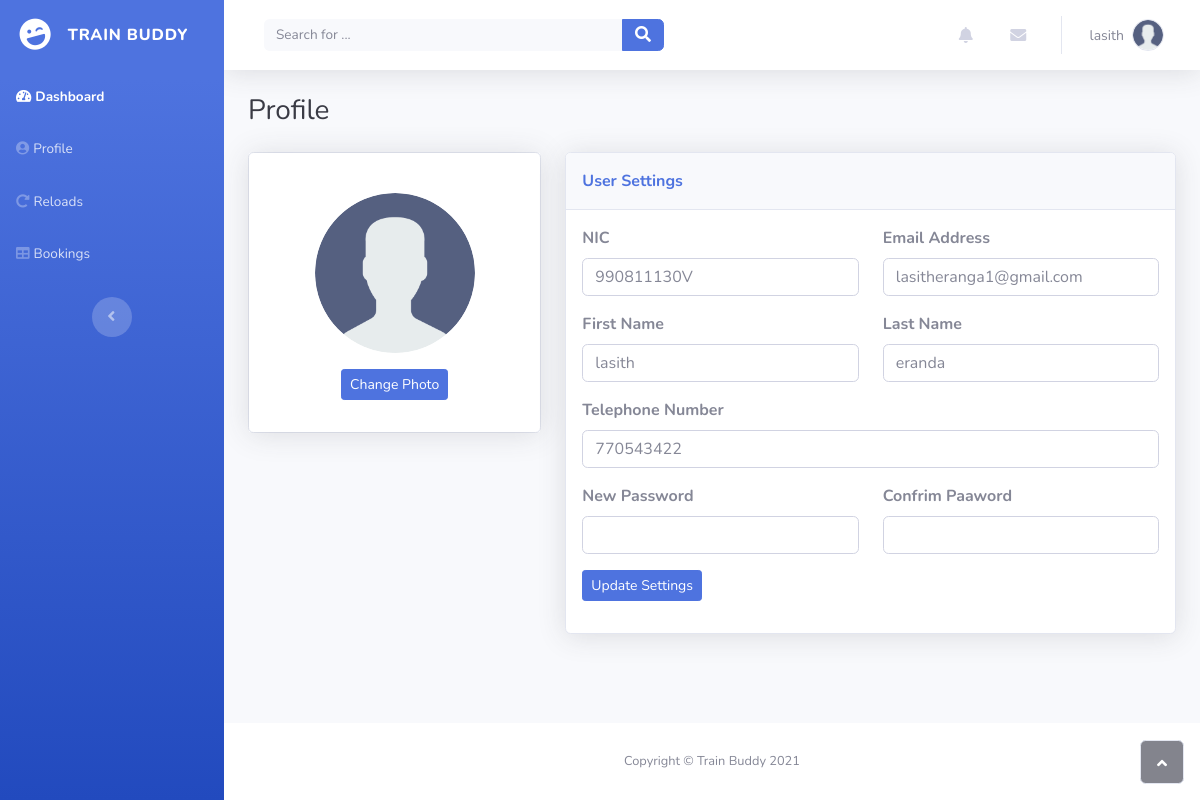
/index.php?change=990811130V (signed in), run on the app's committed database.
### tables this page shows
CREATE TABLE `user` (
  `nic` varchar(20) NOT NULL,
  `firstname` varchar(30) NOT NULL,
  `lastname` varchar(30) NOT NULL,
  `telephone` int(10) NOT NULL,
  `email` varchar(50) NOT NULL,
  `password` varchar(20) NOT NULL,
  `balance` double NOT NULL
);

### profile.php (the view, shortened to what this page needs)
<?php
include("includes/db.php");
if (isset($_GET['change'])) {
   $edit_id = $_GET['change'];
   $get_pro = "select * from user where nic='$edit_id'";
   $run_pro = mysqli_query($conn, $get_pro);
   $row_pro = mysqli_fetch_array($run_pro);
   $nic = $row_pro['nic'];
   $firstname = $row_pro['firstname'];
   $lastname = $row_pro['lastname'];
   $telephone = $row_pro['telephone'];
   $email = $row_pro['email'];
}
?>
<div id="wrapper">
   <div class="d-flex flex-column" id="content-wrapper">
      <div id="content">
         <div class="container-fluid">
            <h3 class="text-dark mb-4">Profile</h3>
            <div class="row mb-3">
               <div class="col-lg-4">
                  <div class="card mb-3">
                     <div class="card-body text-center shadow">
                        <img class="rounded-circle mb-3 mt-4" src="images/user icon.png" width="160" height="160">
                        <div class="mb-3"><button class="btn btn-primary btn-sm" type="button">Change Photo</button></div>
                     </div>
                  </div>
               </div>
               <div class="col-lg-8">
                  <div class="row">
                     <div class="col">
                        <div class="card shadow mb-3">
                           <div class="card-header py-3">
                              <p class="text-primary m-0 fw-bold">User Settings</p>
                           </div>
                           <div class="card-body">
                              <form method="post" action="updateuser.php">
                                 <div class="row">
                                    <div class="col">
                                       <div class="mb-3"><label class="form-label" for="nic"><strong>NIC</strong></label><input class="form-control" type="text" id="nic" name="nic" value="<?php echo $nic ?>"></div>
                                    </div>
                                    <div class="col">
                                       <div class="mb-3"><label class="form-label" for="email"><strong>Email Address</strong></label><input class="form-control" type="email" id="email" name="email" value="<?php echo $email ?>"></div>
                                    </div>
                                 </div>
                                 <div class="row">
                                    <div class="col">
                                       <div class="mb-3"><label class="form-label" for="first_name"><strong>First Name</strong></label><input class="form-control" type="text" id="first_name" name="firstname" value="<?php echo $firstname ?>"></div>
                                    </div>
                                    <div class="col">
                                       <div class="mb-3"><label class="form-label" for="last_name"><strong>Last Name</strong></label><input class="form-control" type="text" id="last_name" name="lastname" value="<?php echo $lastname ?>"></div>
                                    </div>
                                 </div>
                                 <div class="row">
                                    <div class="col">
                                       <div class="mb-3"><label class="form-label" for="telephone"><strong>Telephone Number</strong></label><input class="form-control" type="text" id="telephone" name="telephone" value="<?php echo $telephone ?>"></div>
                                    </div>
                                 </div>
                                 <div class="row">
                                    <div class="col">
                                       <div class="mb-3"><label class="form-label" for="password"><strong>New Password</strong></label><input class="form-control" type="text" id="password" name="password"></div>
                                    </div>
                                    <div class="col">
                                       <div class="mb-3"><label class="form-label" for="cpassword"><strong>Confrim Paaword</strong></label><input class="form-control" type="text" id="cpassword" name="cpassword"></div>
                                    </div>
                                 </div>
                                 <div class="mb-3"><button class="btn btn-primary btn-sm" name="update" type="submit">Update Settings</button></div>
                              </form>
                           </div>
                        </div>
                     </div>
                  </div>
               </div>
            </div>
         </div>
      </div>
   </div>
   <a class="border rounded d-inline scroll-to-top" href="#page-top"><i class="fas fa-angle-up"></i></a>
</div>

### data on the page
user: nic "990811130V", email "lasitheranga1@gmail.com", firstname "lasith", lastname "eranda", telephone "770543422"

### other printed values
$_SESSION['first_name'] "lasith"
